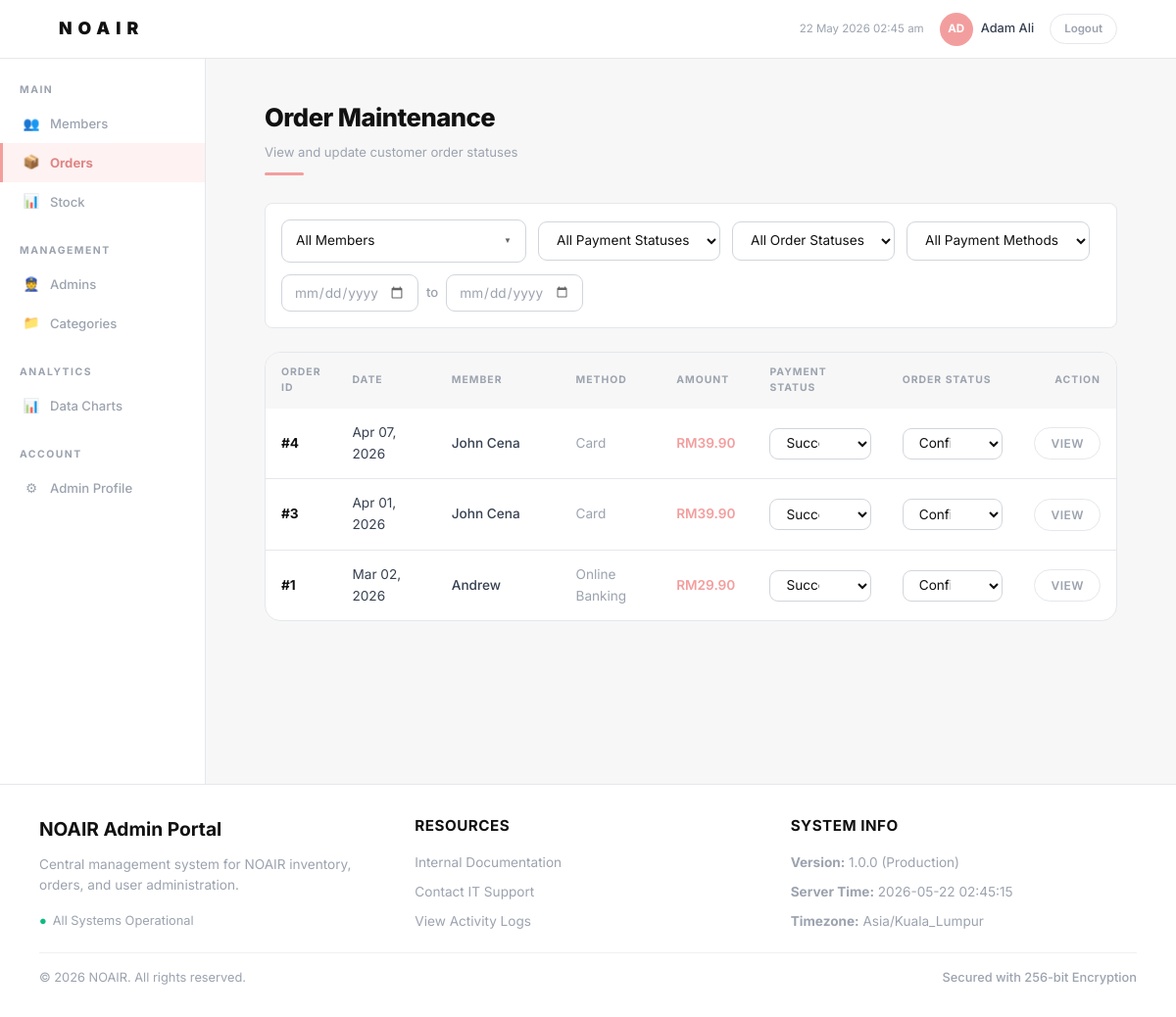
Page /pages/admin/order_listing.php (signed in) on the committed database.
### tables this page shows
CREATE TABLE `tb_order` (
  `id` int(11) NOT NULL,
  `member_id` int(11) NOT NULL,
  `amount` decimal(10,2) NOT NULL,
  `status` varchar(255) NOT NULL COMMENT 'pending_payment, confirmed, in_delivery, delivered, completed, cancelled',
  `created_at` datetime NOT NULL
);

CREATE TABLE `tb_member` (
  `id` int(11) NOT NULL,
  `name` varchar(100) NOT NULL,
  `email` varchar(100) NOT NULL,
  `password` varchar(100) NOT NULL,
  `photo` varchar(100) DEFAULT NULL,
  `gender` varchar(10) DEFAULT NULL,
  `phone` varchar(20) DEFAULT NULL,
  `login_attempts` int(11) NOT NULL DEFAULT 0,
  `locked_until` datetime DEFAULT NULL,
  `is_active` tinyint(1) NOT NULL DEFAULT 1
);

### logic/admin/order_listing.php (called while the page is built, shortened)
<?php
$project_root = $_SERVER['DOCUMENT_ROOT']."/";
require_once $project_root . "database/order.php";
$filters = [];
$arr = getFilteredOrderList($filters);
?>

### database/order.php (called while the page is built, shortened)
<?php
require_once "db.php";
function getOrderListQuery(){
    return "
    SELECT
        o.id AS order_id,
        o.member_id,
        o.status AS order_status,
        o.amount,
        o.created_at,
        m.name AS member_name,
        (
            SELECT SUM(quantity)
            FROM tb_order_product
            WHERE order_id = o.id
        ) AS quantity,
        (
            SELECT GROUP_CONCAT(p.name SEPARATOR ', ')
            FROM tb_order_product op
            JOIN tb_product p ON p.id = op.product_id
            WHERE op.order_id = o.id
        ) AS product_name,
        (
            SELECT method
            FROM tb_payment
            WHERE order_id = o.id
            ORDER BY id DESC
            LIMIT 1
        ) AS payment_method,
        (
            SELECT status
            FROM tb_payment
            WHERE order_id = o.id
            ORDER BY id DESC
            LIMIT 1
        ) AS payment_status
    FROM tb_order o
    JOIN tb_member m ON m.id = o.member_id
    ";
}
function getFilteredOrderList($filters = []) {
    $baseQuery = getOrderListQuery();
    $params = [];
    $baseQuery .= " ORDER BY o.id DESC";
    $stmt = db()->prepare($baseQuery);
    $stmt->execute($params);
    return $stmt->fetchAll(PDO::FETCH_OBJ);
}

### database/db.php (called while the page is built, shortened)
<?php
function db(){
    static $db;
    if(!$db){
        $db = new PDO(
            "mysql:host=".DB_HOST.";dbname=".DB_NAME.";charset=utf8mb4".";port=".DB_PORT,
            DB_USER,
            DB_PASS,
            [
                PDO::ATTR_ERRMODE => PDO::ERRMODE_EXCEPTION,
                PDO::ATTR_DEFAULT_FETCH_MODE => PDO::FETCH_OBJ,
                PDO::ATTR_EMULATE_PREPARES => false
            ]
        );
    }
    return $db;
}

### pages/admin/order_listing.php (the view, shortened to what this page needs)
<?php
$project_root = $_SERVER['DOCUMENT_ROOT'] . "/";
require_once $project_root . "config.php";
require_once $project_root . "logic/auth_helper.php";
require_once $project_root . "logic/admin/order_listing.php";
$order_status_labels = [
    'pending_payment' => 'Pending Payment',
    'confirmed'       => 'Confirmed',
    'in_delivery'     => 'In Delivery',
    'delivered'       => 'Delivered',
    'completed'       => 'Completed',
    'cancelled'       => 'Cancelled',
];
$payment_status_labels = [
    'processing'     => 'Processing',
    'success'        => 'Success',
    'failed'         => 'Failed',
    'pending_refund' => 'Pending Refund',
    'refunded'       => 'Refunded',
];
?>
<!DOCTYPE html>
<html lang="en">
<head>
    <link rel="stylesheet" href="/css/admin.css">
    <link rel="stylesheet" href="/css/components/order_listing.css">
</head>
<body>
<div class="topbar">
    <div class="topbar-brand">NOAIR</div>
    <div class="topbar-right">
        <span class="topbar-clock" id="clock"></span>
        <div class="topbar-user">
            <div class="avatar-sm">AD</div>
            <span class="topbar-name"><?= htmlspecialchars($_SESSION['admin_name'] ?? 'Admin') ?></span>
        </div>
        <a href="/pages/logout.php" class="logout-btn">Logout</a>
    </div>
</div>
<div class="layout">
    <?php include $project_root . "components/admin_sidebar.php"; ?>
    <div class="content">
        <section class="section-container">
            <div class="section-header" style="display: flex; justify-content: space-between; align-items: flex-end;">
                <div>
                    <h1 class="admin-section-title">Order Maintenance</h1>
                    <p class="admin-section-sub">View and update customer order statuses</p>
                    <div class="line"></div>
                </div>
            </div>
            <div class="toolbar order-listing-toolbar">
                <form method="GET" class="filter-form">
                    <div id="custom-member-select" class="custom-member-select">
                        <div class="custom-trigger">
                            <span id="selected-member">All Members</span>
                            <span class="arrow">▼</span>
                        </div>
                    </div>
                    <select name="payment_status" class="filter-sel" onchange="this.form.submit()">
                        <option value="">All Payment Statuses</option>
                    </select>
                    <select name="order_status" class="filter-sel" onchange="this.form.submit()">
                        <option value="">All Order Statuses</option>
                    </select>
                    <select name="payment_method" class="filter-sel" onchange="this.form.submit()">
                        <option value="">All Payment Methods</option>
                    </select>
                    <div class="date-filter-group">
                        <input type="date" name="date_from" class="filter-sel date-input" value="<?= htmlspecialchars($_GET['date_from'] ?? '') ?>" onchange="this.form.submit()">
                        <span class="date-separator">to</span>
                        <input type="date" name="date_to" class="filter-sel date-input" value="<?= htmlspecialchars($_GET['date_to'] ?? '') ?>" onchange="this.form.submit()">
                    </div>
                </form>
            </div>
            <div class="table-wrap">
                <table>
                    <thead>
                        <tr>
                            <th style="width: 8%;">Order ID</th>
                            <th style="width: 12%;">Date</th>
                            <th style="width: 15%;">Member</th>
                            <th style="width: 12%;">Method</th>
                            <th style="width: 11%;">Amount</th>
                            <th style="width: 16%;">Payment Status</th>
                            <th style="width: 16%;">Order Status</th>
                            <th style="width: 10%; text-align: right;">Action</th>
                        </tr>
                    </thead>
                    <tbody>
                        <?php if (!empty($arr)): ?>
                            <?php foreach ($arr as $data): ?>
                                <tr>
                                    <td style="font-weight: 700; color: var(--text-dark);">
                                        #<?= htmlspecialchars($data->order_id) ?>
                                    </td>
                                    <td>
                                        <?= date('M d, Y', strtotime($data->created_at)) ?>
                                    </td>
                                    <td style="font-weight: 500;">
                                        <?= htmlspecialchars($data->member_name) ?>
                                    </td>
                                    <td>
                                        <span style="color: var(--text-muted);">
                                            <?= !empty($data->payment_method) ? htmlspecialchars(ucwords(str_replace('_', ' ', $data->payment_method))) : '-' ?>
                                        </span>
                                    </td>
                                    <td style="font-weight: 600; color: var(--coral);">
                                        RM<?= number_format((float)$data->amount, 2) ?>
                                    </td>
                                    <td>
                                        <select class="filter-sel status-dropdown" data-order-id="<?= htmlspecialchars($data->order_id) ?>" data-update-type="payment_status">
                                            <?php foreach ($payment_status_labels as $pval => $plabel): ?>
                                                <option value="<?= $pval ?>" <?= ($data->payment_status === $pval) ? 'selected' : '' ?>>
                                                    <?= $plabel ?>
                                                </option>
                                            <?php endforeach; ?>
                                        </select>
                                    </td>
                                    <td>
                                        <select class="filter-sel status-dropdown" data-order-id="<?= htmlspecialchars($data->order_id) ?>">
                                            <?php foreach ($order_status_labels as $val => $label): ?>
                                                <option value="<?= $val ?>" <?= ($data->order_status === $val) ? 'selected' : '' ?>>
                                                    <?= $label ?>
                                                </option>
                                            <?php endforeach; ?>
                                        </select>
                                    </td>
                                    <td style="text-align: right;">
                                        <a href="order_details_admin.php?id=<?= $data->order_id ?>" class="btn-outline" style="padding: 6px 16px; font-size: 0.75rem;">
                                            View
                                        </a>
                                    </td>
                                </tr>
                            <?php endforeach; ?>
                        <?php else: ?>
                            <tr>
                                <td colspan="7"><div class="empty-state">No orders found for this selection.</div></td>
                            </tr>
                        <?php endif; ?>
                    </tbody>
                </table>
            </div>
        </section>
    </div>
</div>
<?php include $project_root . "components/admin_footer.php"; ?>
</body>
</html>

### css/admin.css (style rules this page uses)
:root { --white: #ffffff; --bg-page: #f7f7f7; --bg-card: #ffffff; --bg-input: #ffffff; --border-input: #d1d5db; --border-card: #e5e7eb; --text-dark: #111111; --text-body: #374151; --text-muted: #9ca3af; --text-link: #6b7280; --coral: #f39e9e; --coral-dark: #e08585; --coral-soft: #fecaca; --success-bg: #dcfce7; --success-text: #166534; --warning-bg: #fef9c3; --warning-text: #854d0e; --danger-bg: #fee2e2; --danger-text: #991b1b; }
*, *::before, *::after { box-sizing: border-box; margin: 0; padding: 0; }
body { font-family: "Inter", sans-serif; background: var(--bg-page); color: var(--text-body); font-size: 0.9rem; line-height: 1.6; -webkit-font-smoothing: antialiased; }
a { text-decoration: none; color: inherit; }
.topbar { background: var(--white); border-bottom: 1px solid var(--border-card); padding: 0 5%; height: 60px; display: flex; align-items: center; justify-content: space-between; position: sticky; top: 0; z-index: 1000; }
.topbar-brand { font-family: "Inter", sans-serif; font-size: 1.1rem; font-weight: 900; color: var(--text-dark); letter-spacing: 6px; text-transform: uppercase; }
.topbar-right { display: flex; align-items: center; gap: 16px; }
.topbar-clock { font-size: 0.72rem; color: var(--text-muted); }
.topbar-user { display: flex; align-items: center; gap: 8px; }
.avatar-sm { width: 34px; height: 34px; border-radius: 50%; background: var(--coral); display: flex; align-items: center; justify-content: center; font-size: 0.72rem; font-weight: 700; color: var(--white); }
.topbar-name { font-size: 0.8rem; font-weight: 500; color: var(--text-body); }
.logout-btn { font-size: 0.72rem; font-weight: 600; color: var(--text-muted); text-decoration: none; border: 1px solid var(--border-card); padding: 5px 14px; border-radius: 9999px; transition: all 0.2s; }
.layout { display: flex; min-height: calc(100vh - 60px); }
.content { flex: 1; padding: 40px 5%; overflow-x: hidden; position: relative; z-index: 10; }
.toolbar { display: flex; gap: 10px; margin-bottom: 18px; align-items: center; }
select.filter-sel { padding: 10px 14px; border: 1px solid var(--border-input); border-radius: 9px; background: var(--bg-input); font-size: 0.85rem; font-family: "Inter", sans-serif; color: var(--text-dark); cursor: pointer; outline: none; }
.btn-outline { display: inline-block; padding: 10px 20px; background: none; color: var(--text-muted); border: 1px solid var(--border-card); border-radius: 9999px; font-size: 0.8rem; font-weight: 600; font-family: "Inter", sans-serif; cursor: pointer; transition: all 0.2s; text-transform: uppercase; letter-spacing: 0.5px; }
.table-wrap { background: var(--bg-card); border: 1px solid var(--border-card); border-radius: 16px; overflow: hidden; margin-bottom: 20px; }
table { width: 100%; border-collapse: collapse; font-size: 0.85rem; }
thead { background: var(--bg-page); }
th { text-align: left; padding: 12px 16px; font-size: 0.65rem; font-weight: 700; color: var(--text-muted); text-transform: uppercase; letter-spacing: 1px; }
td { padding: 14px 16px; border-bottom: 1px solid var(--border-card); color: var(--text-body); font-size: 0.85rem; }
tr:last-child td { border-bottom: none; }
.section-header { margin-bottom: 28px; }
.admin-section-title { font-size: 1.6rem; font-weight: 800; color: var(--text-dark); letter-spacing: -0.5px; margin-bottom: 4px; }
.admin-section-sub { font-size: 0.82rem; color: var(--text-muted); }
.section-header .line { width: 40px; height: 3px; background: var(--coral); border-radius: 9999px; margin-top: 10px; }

### rows in the picture
tb_order: id "4", created_at "Apr 07, 2026", member.name "John Cena", payment_method "Card", amount "39.90", id "Success", status+id "Confirmed"
tb_order: id "3", created_at "Apr 01, 2026", member.name "John Cena", payment_method "Card", amount "39.90", id "Success", status+id "Confirmed"
tb_order: id "1", created_at "Mar 02, 2026", member.name "Andrew", payment_method "Online Banking", amount "29.90", id "Success", status+id "Confirmed"

### other values in the picture
$_SESSION['admin_name'] "Adam Ali"
